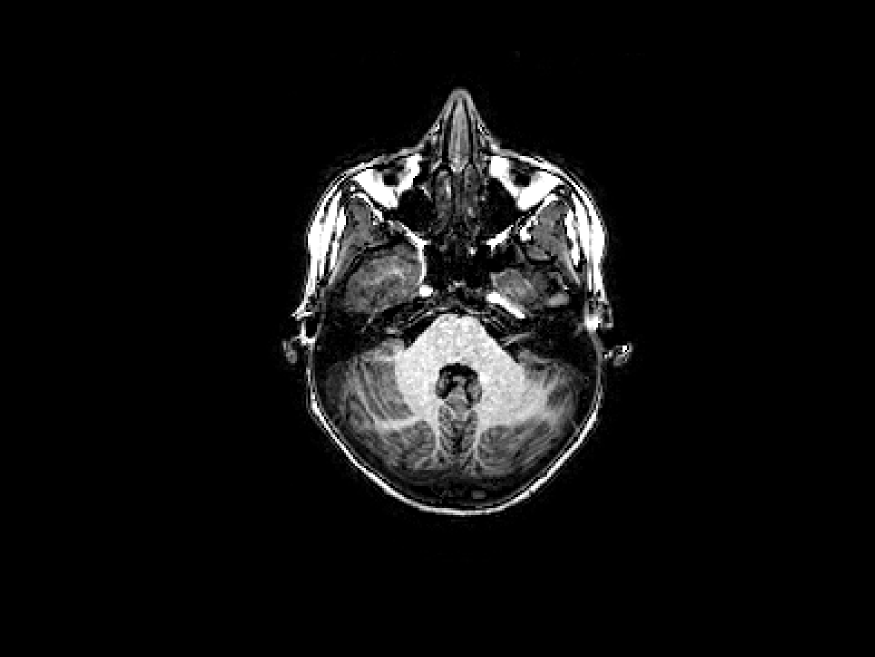
%> input picture Images/AX_1.png, 1750 x 1313 px (shown at 1/2 size)
$ octave --eval "result = background_advanced(imread('Images/AX_1.png'));"   (GNU Octave 9; MATLAB toolbox functions it lacks are replaced by stand-ins)
%> lines starting %> are read from the running program, lines starting %| are printed output that depends on the picture; in (x1, y1, x2, y2) boxes, pixels count from 0 and x2, y2 are one past the last pixel; in counts of white or black regions, pixels touching at a corner belong together; the program's own positions count from 1
function [BW,maskedImage] = background_advanced(RGB)
%segmentImage Segment image using auto-generated code from imageSegmenter app
%  [BW,MASKEDIMAGE] = segmentImage(RGB) segments image RGB using
%  auto-generated code from the imageSegmenter app. The final segmentation
%  is returned in BW, and a masked image is returned in MASKEDIMAGE.

% Auto-generated by imageSegmenter app on 11-Dec-2021
%----------------------------------------------------


% Convert RGB image into L*a*b* color space.
X = rgb2lab(RGB);
%> X: size 1313x1750x3 double; mean of channels 1, 2, 3 6.7, 0, 0

% Create empty mask.
BW = false(size(X,1),size(X,2));

% Flood fill
row = 401;
column = 377;
tolerance = 1.000000e-03;
normX = sum((X - X(row,column,:)).^2,3);
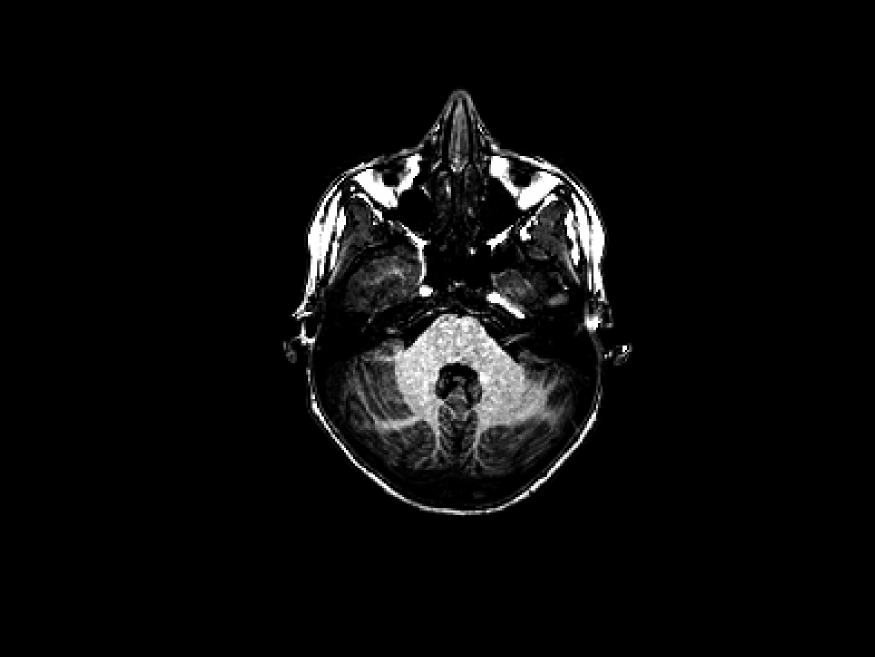
%> normX: size 1313x1750 double (shown at 1/2 size); min 0, max 10000, mean 439.8; drawn with min black and max white
normX = mat2gray(normX);
addedRegion = grayconnected(normX, row, column, tolerance);
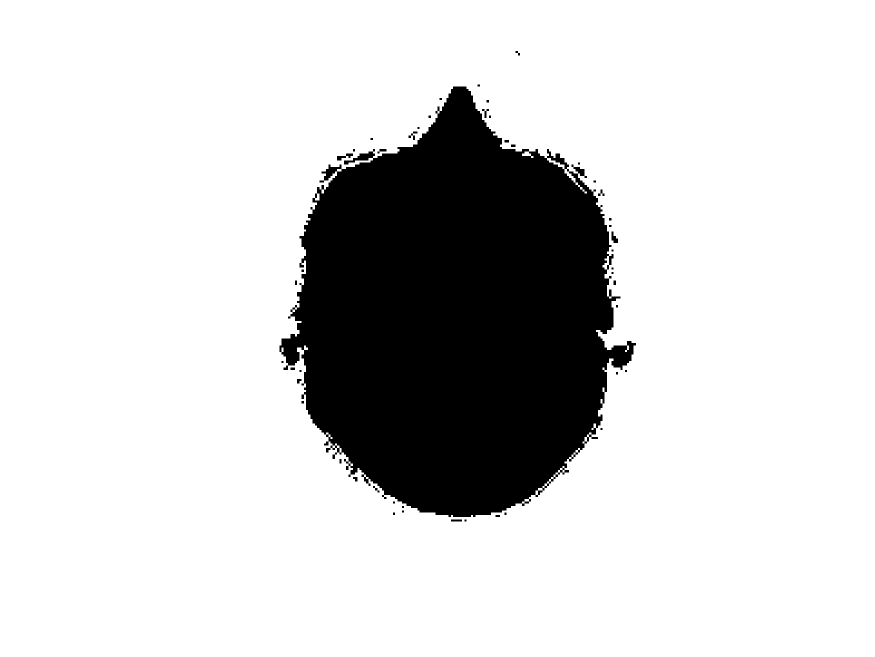
%> addedRegion: size 1313x1750 logical (shown at 1/2 size); 82.2% white; 48 black regions (13 under 20 px), largest, box (x1, y1, x2, y2) and area: (559, 173, 1272, 1034) 406977, (674, 307, 706, 321) 203, (1223, 463, 1236, 486) 178
BW = BW | addedRegion;

% Active contour
iterations = 100;
%> (the run ends here)
